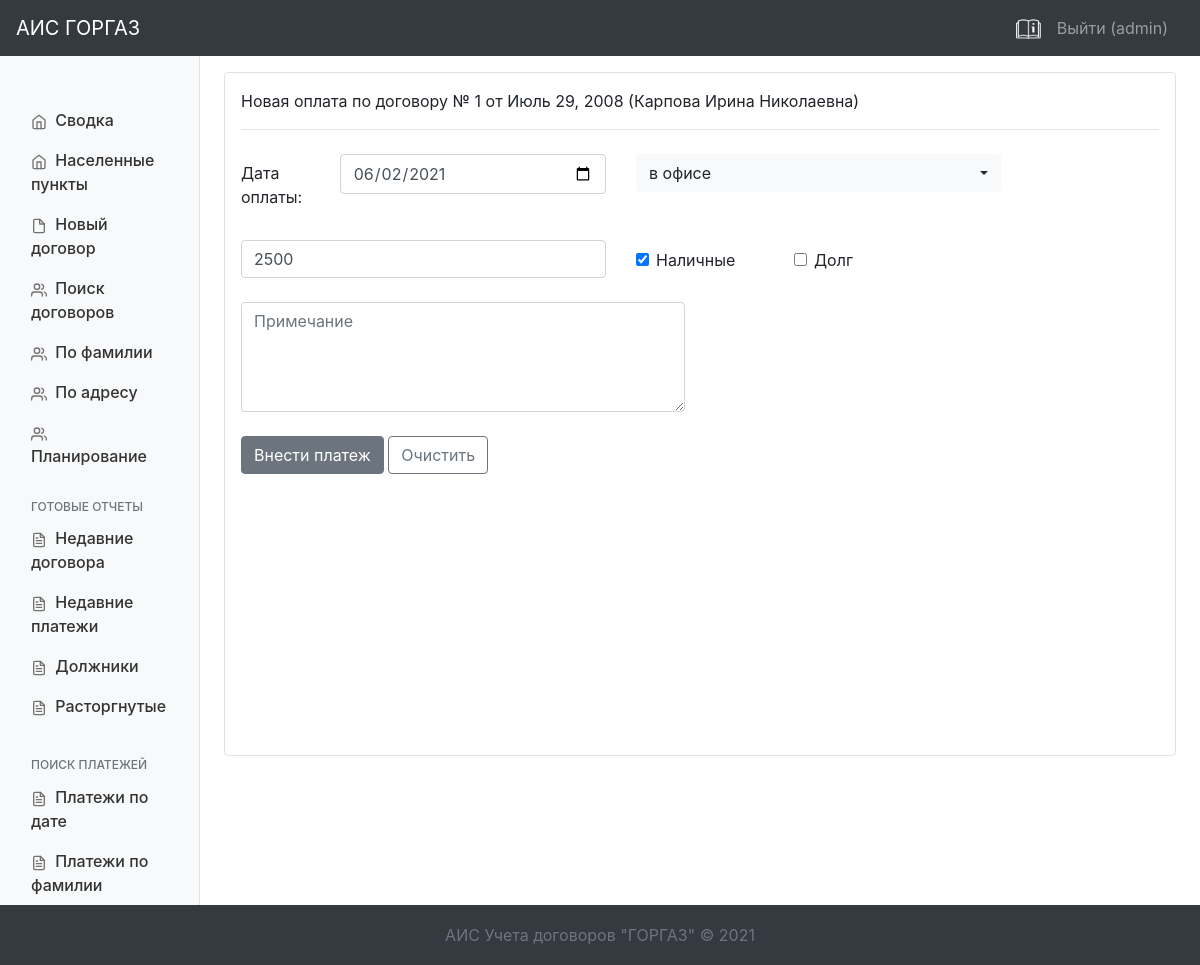
Page /dogovor/1/newpay/ (signed in) on the earlier database version.
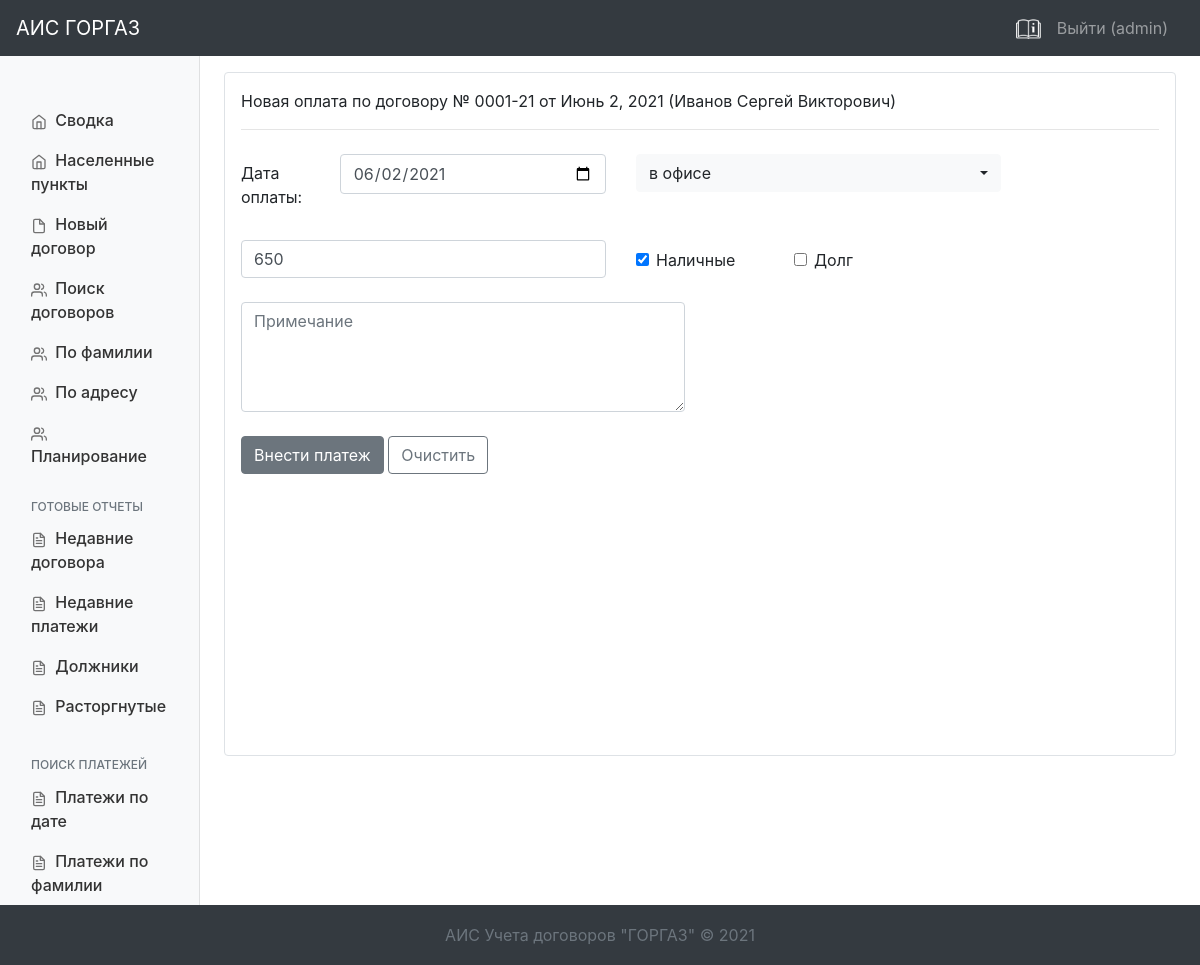
Same page on the later database version.
### dogovor/models.py (models this page shows, shortened)
class Dogovor(models.Model):
    name = models.CharField(max_length=200, blank=True, verbose_name='ФИО')
    number = models.CharField(max_length=15, blank=True, verbose_name='Номер договора')
    date = models.DateField(blank=True, verbose_name='Дата заключения договора')
    end_date = models.DateField(blank=True, null=True, verbose_name='Дата окончания договора')
    tel1 = models.CharField(max_length=10, blank=True, verbose_name='Телефон 1')
    tel2 = models.CharField(max_length=10, blank=True, verbose_name='Телефон 2')
    tel3 = models.CharField(max_length=100, blank=True, verbose_name='Телефон 3')
    fiz = models.BooleanField(verbose_name='Физлицо')
    address_city = models.CharField(max_length=100, blank=True, verbose_name='Населенный пункт')
    address_street = models.CharField(max_length=200, blank=True, verbose_name='Улица')
    address_house = models.CharField(max_length=50, blank=True, verbose_name='Дом')
    address_kv = models.CharField(max_length=10, blank=True, verbose_name='Квартира')
    equip = models.CharField(max_length=200, blank=True, verbose_name='Оборудование')
    sum = models.IntegerField(blank=True, verbose_name='Сумма')
    discount = models.IntegerField(blank=True, verbose_name='Скидка', default=0)
    amount = models.IntegerField(blank=True, verbose_name='Итого')
    comment = models.CharField(max_length=500, blank=True, verbose_name='Примечание')
    id_old = models.IntegerField(null=True, verbose_name='Old Id', default=None)
    active = models.BooleanField(default=True, verbose_name='Действующий')   # Действует / Расторгнут
    created_by = models.ForeignKey(settings.AUTH_USER_MODEL, on_delete=models.PROTECT)
    create_time = models.DateTimeField(auto_now=True, null=True, verbose_name='Время обновления договора')
    terminate_date = models.DateField(null=True, blank=True, verbose_name='Дата расторжения договора')
    class Meta:
        verbose_name = 'Договор'
        verbose_name_plural = 'Договора'

### dogovor/views.py (the view)
# urls.py: path('dogovor/<int:dogovor_id>/newpay/', views.dogovor_newpay, name='newpay'),
def dogovor_newpay(request, dogovor_id):
    qs = Dogovor.objects.get(pk=dogovor_id)
    workers = Worker.objects.all().order_by('name')
    if request.method == 'POST':
        form = PaymentForm(request.POST)
        if form.is_valid():
            Payment.objects.create(**form.cleaned_data)
            qs.end_date = form.cleaned_data['date'] + timedelta(days=365)
            qs.save()
            return redirect('dogovor', dogovor_id=dogovor_id)
        else:
            print('invalid form')
    else:
        form = PaymentForm()
    data = {
        'title': 'Новый платеж',
        'form': form,
        'dogovor': qs,
        'workers': workers,
    }
    return render(request, 'dogovor/newpay.html', data)

### dogovor/forms.py
class PaymentForm(forms.ModelForm):
    class Meta:
        model = Payment
        fields = '__all__'

### templates/dogovor/newpay.html (shortened to what this page needs)
{% extends 'dogovor/base.html' %}
{% load static %}
{% block content %}
<main class="col-md-9 ms-sm-auto col-lg-10 px-md-4 flex-fill">
    <div class="container-fluid mt-3 mb-2 border rounded p-3">
        Новая оплата по договору № {{ dogovor.number }} от {{ dogovor.date }} ({{ dogovor.name }})
        <br><hr>
        <form action="{% url 'newpay' dogovor.id %}" method="post">
            <div class="row mt-4 mb-2">
                <div class="col-5">
                    <div class="form-group row">
                        <label for="id_date" class="col-3 col-form-label">Дата оплаты:</label>
                        <div class="col-9">
                            <input type="date" name="date" id="id_date" class="form-control" value="" required>
                        </div>
                    </div>
                </div>
                <div class="col-5">
                    <div class="form-group">
                    </div>
                </div>
            </div>
            <div class="row mb-4">
                <div class="col-5">
                    <input type="number" name="amount" class='form-control' value="{{ dogovor.amount }}" required id="id_amount" placeholder="Сумма к оплате" required>
                </div>
                <div class="col-2">
                    <div class="form-check mt-2">
                         <input id="id_pay_type" name="pay_type" checked="checked" type="checkbox" class="form-check-input" onchange="pay_type_change();">
                         <label id="pay_type_label" for="id_pay_type" class="form-check-label">Наличные</label>
                    </div>
                </div>
                <div class="col-2">
                    <div class="form-check mt-2">
                         <input id="id_dolg" name="dolg" {% if form.dolg.value %} checked {% endif %} type="checkbox" class="form-check-input">
                         <label id="dolg_label" for="id_dolg" class="form-check-label">Долг</label>
                    </div>
                </div>
            </div>
            <div class="row mb-2">
                <div class="col-6">
                    <div class="form-group">
                        <textarea name="comment" maxlength="500" id="id_comment" class="form-control" rows="4" placeholder="Примечание"></textarea>
                    </div>
                </div>
            </div>
            <div class="row">
                <div class="col-12">
                    <button type="submit" class="btn btn-secondary">Внести платеж</button>
                    <button type="reset" class="btn btn-outline-secondary">Очистить</button>
                </div>
            </div>
        </form>
    </div>
</main>
{% endblock %}

### templates/dogovor/base.html (shortened to what this page needs)
{% load static %}
<!DOCTYPE html>
<html lang="ru">
<head>
    <link rel="stylesheet" href="{% static '/css/main.css' %}">
    <link rel="stylesheet" href="{% static '/css/print.css' %}">
    <link rel="stylesheet" href="{% static '/css/bootstrap.min.css' %}">
    <link href="{% static '/css/bootstrap-select.min.css' %}" rel="stylesheet">
    <link rel="stylesheet" href="{% static '/css/jquery-ui.css' %}">
</head>
<body>
<header>
     <nav class="navbar navbar-dark bg-dark d-print-none">
         <a class="navbar-brand" href="/">АИС ГОРГАЗ</a>
         <a class="navbar-brand ml-auto" href="{% static '/doc/manual.pdf' %}" target="_blank">
             <img src="{% static 'images/manual.png' %}" width="25px">
         </a>
         <ul class="navbar-nav mr-3">
             <li class="nav-item">
                 {% if user.is_authenticated %}
                    <a class="nav-link" href="{% url 'logout' %}">Выйти ({{ user.username }})</a>
                    {% else %}
                    <a class="nav-link" href="{% url 'login' %}">Вход</a>
                    {% endif %}
             </li>
         </ul>
     </nav>
</header>
    <div class="container-fluid d-print-none">
        <div class="row flex-fill">
            {% if user.is_authenticated %}
                {% include 'inc/_nav.html' %}
                {% block content %}{% endblock %}
            {% else %}
                {% include 'inc/_login.html' %}
            {% endif %}
        </div>
    </div>
<footer class="footer bg-dark d-print-none">
    <div class="mainfooter">
        <span class="text-muted">АИС Учета договоров "ГОРГАЗ" © 2021</span>
    </div>
</footer>
</body>
</html>

### templates/inc/_nav.html (shortened to what this page needs)
          <nav class="col-md-3 col-lg-2 d-md-block bg-light sidebar d-print-none">
            <div class="position-sticky pt-3">
              <ul class="nav flex-column">
                <li class="nav-item">
                  <a class="nav-link" aria-current="page" href="/">
                    Сводка
                  </a>
                </li>
                <li class="nav-item">
                  <a class="nav-link" aria-current="page" href="/cities/">
                    Населенные пункты
                  </a>
                </li>
                <li class="nav-item">
                  <a class="nav-link" href="/add/">
                    Новый договор
                  </a>
                </li>
                <li class="nav-item">
                  <a class="nav-link" href="/search/">
                    Поиск договоров
                  </a>
                </li>
                <li class="nav-item">
                  <a class="nav-link" href="/name/">
                    По фамилии
                  </a>
                </li>
                <li class="nav-item">
                  <a class="nav-link" href="/address/">
                    По адресу
                  </a>
                </li>
                <li class="nav-item">
                  <a class="nav-link" href="/plan/">
                    Планирование
                  </a>
                </li>
              <h6 class="sidebar-heading d-flex justify-content-between align-items-center px-3 mt-4 mb-1 text-muted">
                <span>Готовые отчеты</span>
              </h6>
              <ul class="nav flex-column mb-2">
                <li class="nav-item">
                  <a class="nav-link" href="/dogovors/">
                    Недавние договора
                  </a>
                </li>
                <li class="nav-item">
                  <a class="nav-link" href="/payments/">
                    Недавние платежи
                  </a>
                </li>
                <li class="nav-item">
                  <a class="nav-link" href="/dolg/">
                    Должники
                  </a>
                </li>
                <li class="nav-item">
                  <a class="nav-link" href="/inactive/">
                    Расторгнутые
                  </a>
                </li>
              </ul>
                <h6 class="sidebar-heading d-flex justify-content-between align-items-center px-3 mt-4 mb-1 text-muted">
                <span>Поиск платежей</span>
                </h6>
                <li class="nav-item">
                  <a class="nav-link" href="/datepayments/">
                    Платежи по дате
                  </a>
                </li>
                <li class="nav-item">
                  <a class="nav-link" href="/namepayments/">
                    Платежи по фамилии
                  </a>
                </li>
              </ul>
            </div>
          </nav>

### dogovor/static/css/main.css (style rules this page uses)
.feather { width: 16px; height: 16px; vertical-align: text-bottom; }
html, body, { height: 100%; }
.container-fluid { min-height: calc(100vh - 116px); }
.flex-fill { min-height: calc(100vh - 116px); }
body { font-size: .875rem; margin-bottom: 60px; }
.footer > .mainfooter { text-align: center; height: 60px; line-height: 60px; padding-right: 15px; padding-left: 15px; }
.sidebar { position: relative; top: 0; bottom: 0; left: 0; z-index: 100; padding: 28px 0 0; box-shadow: inset -1px 0 0 rgba(0, 0, 0, .1); min-height: calc(100vh - 116px); }
.sidebar .nav-link { font-weight: 500; color: #333; }
.sidebar .nav-link .feather { margin-right: 4px; color: #727272; }
.sidebar-heading { font-size: .75rem; text-transform: uppercase; }

Differences in the rows shown:
changed Dogovor: number "1" → "0001-21"; date "Июль 29, 2008" → "Июнь 2, 2021"; name "Карпова Ирина Николаевна" → "Иванов Сергей Викторович"; amount "2500" → "650"
